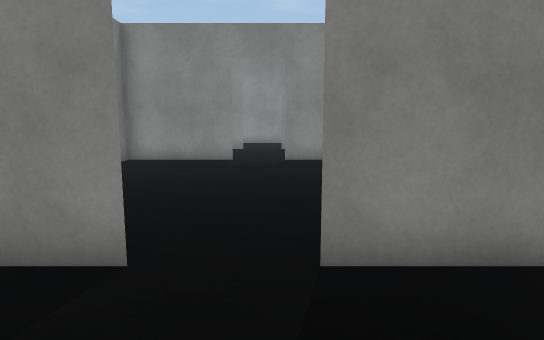
View 1 (above)

19 first-person views from a walk through a Unity game level. The camera is 1.5 m above the floor, tilts 8° down and sees 75° across. The floor is counted in squares, 1 m on a side. Each view is taken from the middle of a square. On the plan, view 1 faces up. The plan holds only what a view shows up to about 16 squares ahead; the rest is blank. The place goes on beyond the plan. The player is left out. Surface patterns are stand-ins for the level's own textures.

View 2
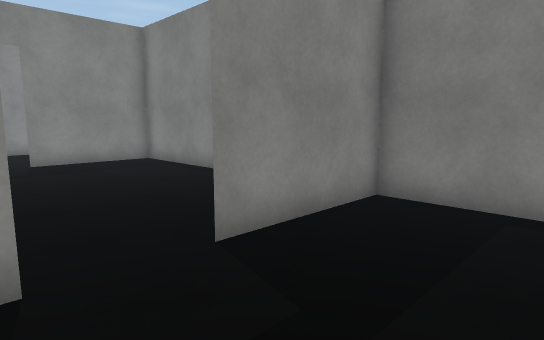

View 3
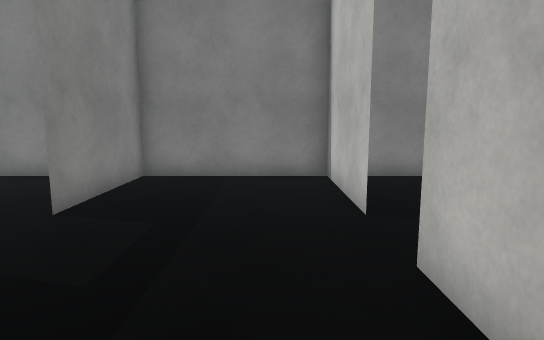

View 4
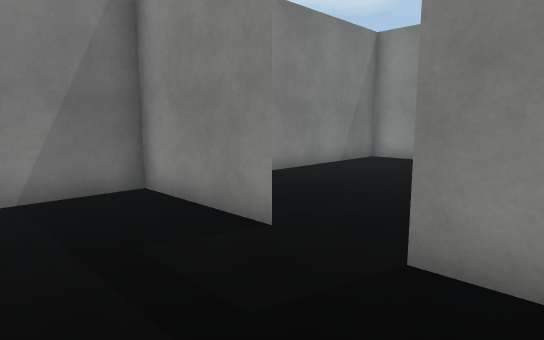

View 5
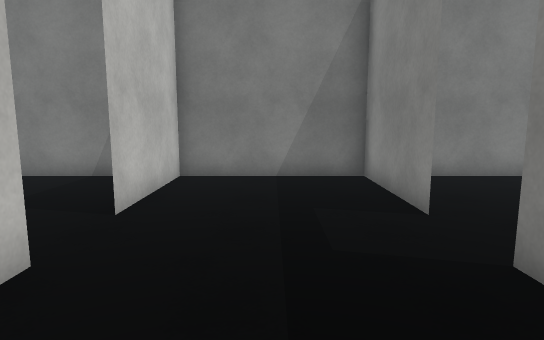

View 6
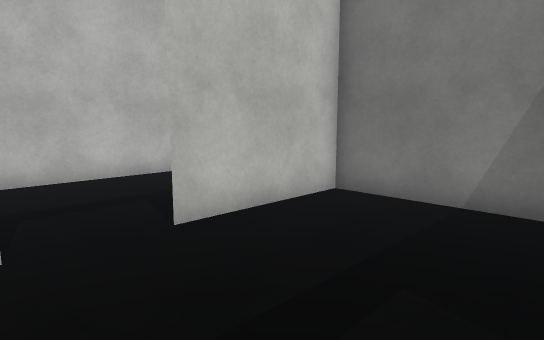

View 7
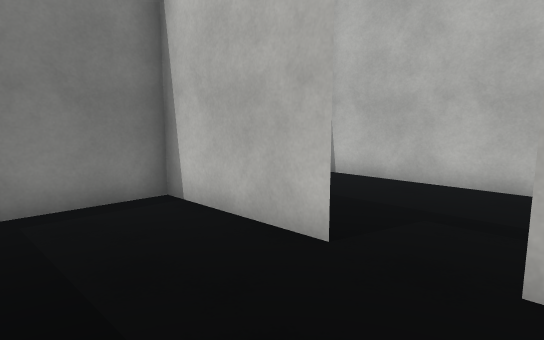

View 8
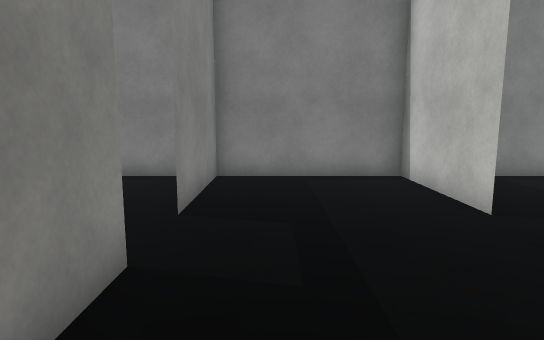

View 9
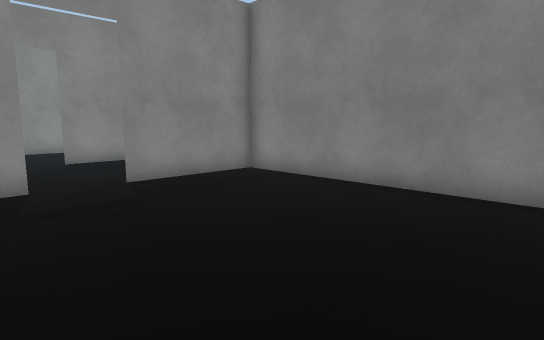

View 10
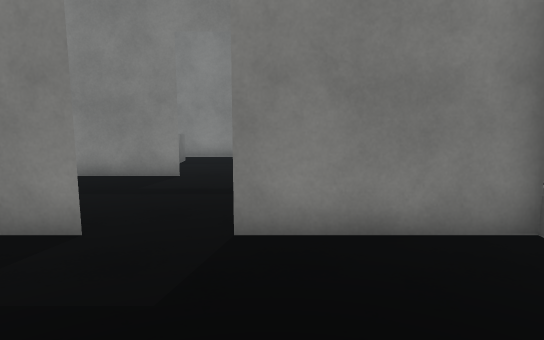

View 11
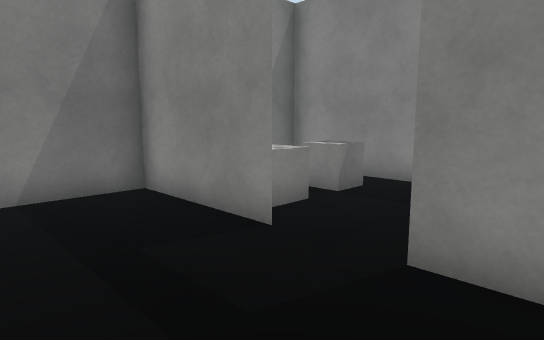

View 12
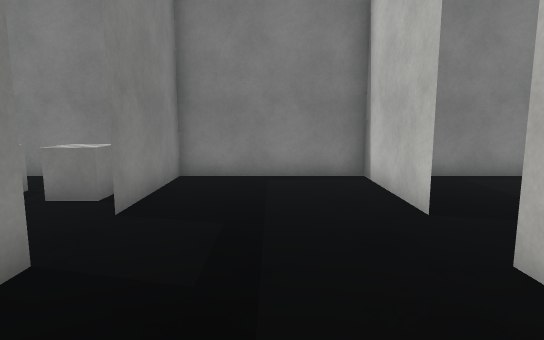

View 13
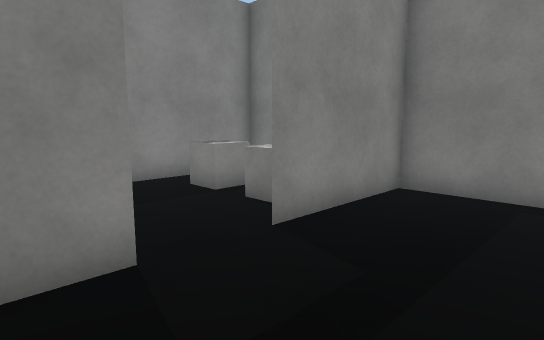

View 14
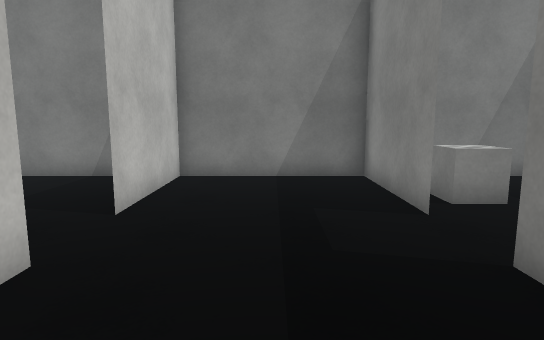

View 15
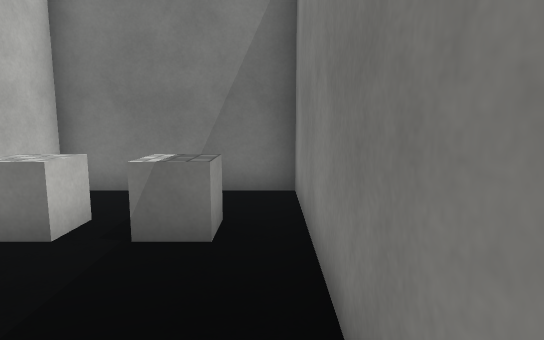

View 16
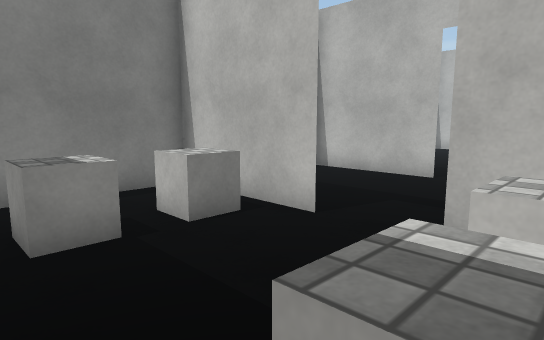

View 17
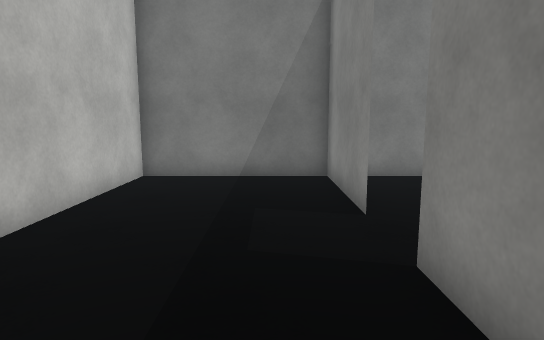

View 18
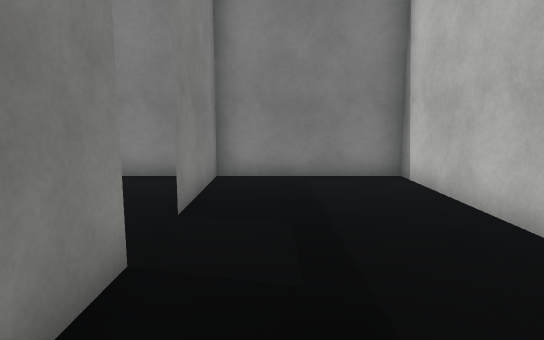

View 19
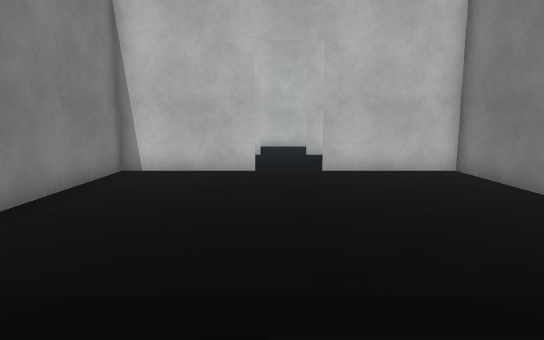

### Floor plan
Points are (right, up) in squares from view 1. A wall is a line through its corners. A room is listed if a view was taken in it or the views show most of it. See-through windows are left out.
Room 1 (views 1, 2, 3, 4, 5, 6, 7, 8)
walls: (-1.4, 3.5) (-5.5, 3.5); (0.4, -1.5) (4.5, -1.5); (-5.5, 4) (-5.5, -1); (-5.6, -1.5) (-1.5, -1.5); (4.6, 3.5) (0.4, 3.5); (4.5, -1) (4.5, 4)
ways out: opening at (-0.5, 4) to room 2; opening at (-0.5, -1) to room 4
Room 2 (views 9, 10, 19)
walls: (-1.4, 13.5) (-5.5, 13.5); (0.5, 3.5) (4.5, 3.5); (-5.5, 14) (-5.5, 4); (-5.6, 3.5) (-1.5, 3.5); (4.6, 13.5) (0.5, 13.5); (4.5, 4) (4.5, 14)
ways out: opening at (-0.5, 4) to room 1; opening at (-0.5, 14) to room 3
Room 3 (views 11, 12, 13, 14, 15, 16)
walls: (0.4, 18.5) (4.5, 18.5); (-3.4, 18.5) (-5.5, 18.5) (-3.8, 18.5); (4.6, 18.5) (0.5, 18.5); (0.4, 13.5) (4.5, 13.5); (-5.5, 13.5) (-1.5, 13.5); (4.5, 14) (4.5, 23.5) (-5.5, 23.5) (-5.5, 14)
ways out: opening at (-0.5, 14) to room 2
objects: other object (-3, 19) to (-2, 20); other object (-3, 21) to (-2, 22); other object (2, 19) to (2, 20); other object (2, 21) to (2, 22)
Room 4 (views 17, 18)
walls: (-1.5, -1.5) (-5.5, -1.5); (-5.5, -1) (-5.5, -6.5) (4.5, -6.5) (4.5, -1); (4.5, -1.5) (0.5, -1.5)
ways out: opening at (-0.5, -1) to room 1

Positions as (right, up) in squares from view 1, and headings:
1: (0, 0), facing up
2: (-2, 0), facing up-right
3: (-5, 0), facing right
4: (2, 0), facing up-left
5: (4, 1), facing left
6: (1, 3), facing down-left
7: (-2, 2), facing down-right
8: (-5, 2), facing right
9: (-3, 5), facing up-right
10: (1, 9), facing up
11: (2, 15), facing up-left
12: (-5, 16), facing right
13: (-3, 15), facing up-right
14: (4, 16), facing left
15: (2, 23), facing left
16: (-3, 23), facing down-right
17: (4, -3), facing left
18: (-5, -3), facing right
19: (0, 14), facing down
